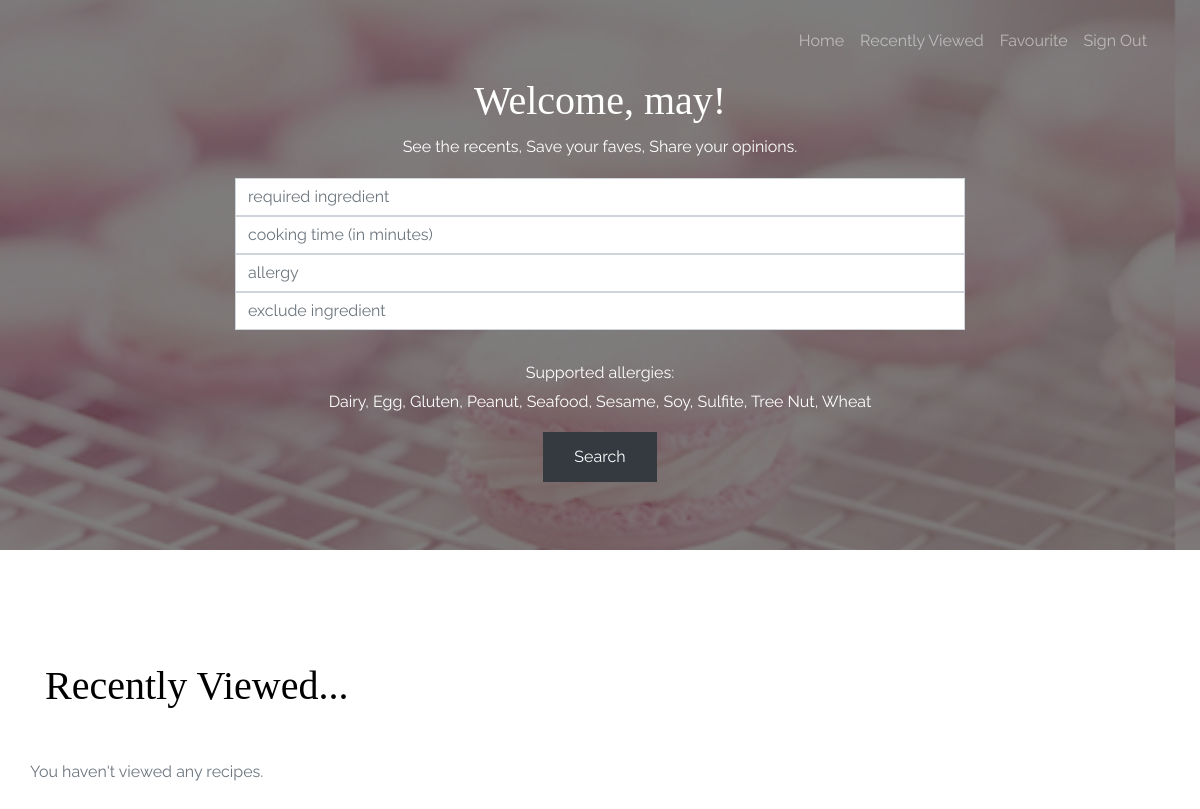
The page /dashboard/ (signed in) on the database as committed earlier.
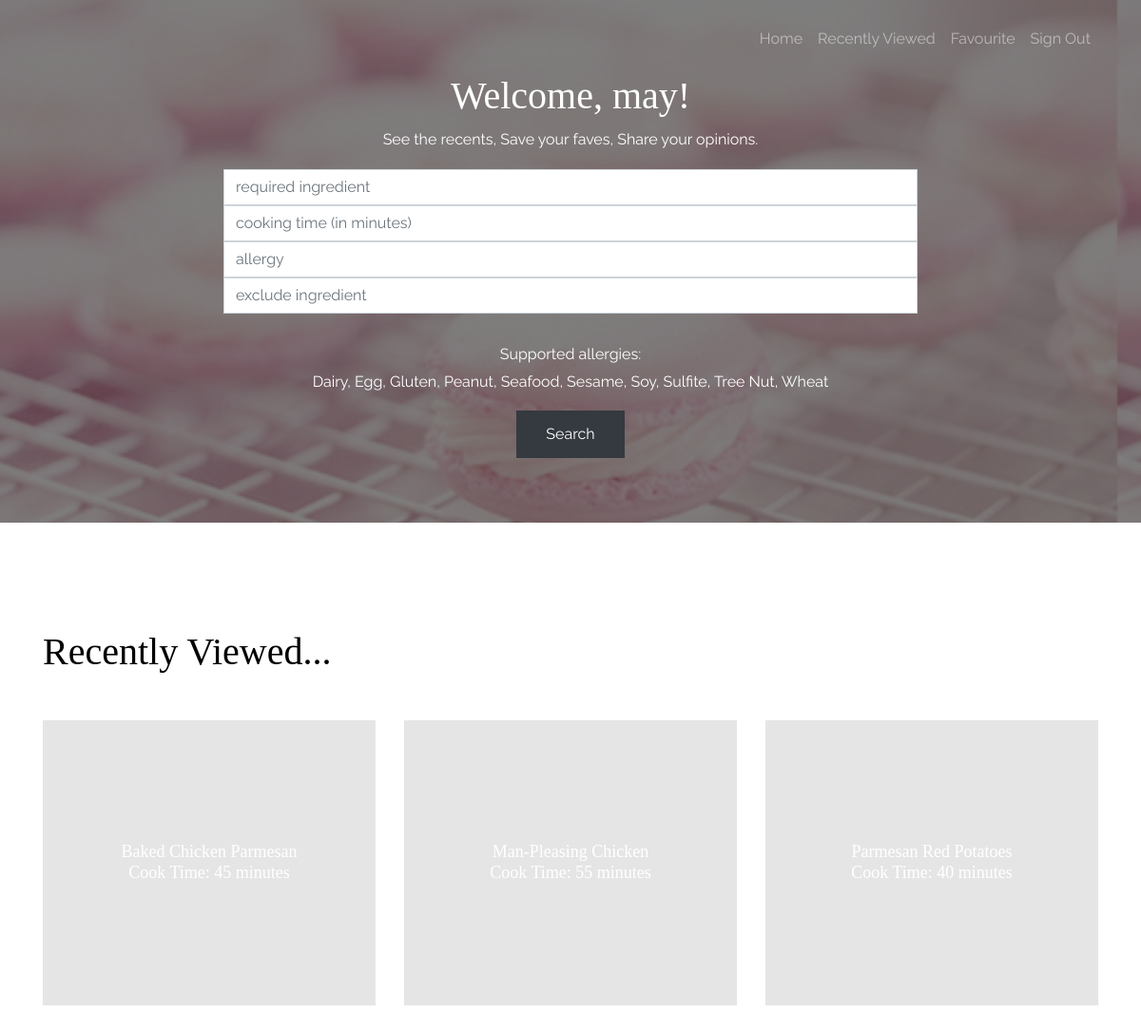
The same page on the database as committed later.
### declarative.py (models this page shows)
class Api(Base):
    __tablename__ = 'API'
    id = Column(String(100), primary_key=True) #id of recipe
    name = Column(String(50), nullable=False)
    image = Column(String(200), nullable=False)
    time = Column(Integer, nullable=False)
    rate = Column(Float) #actually rate
    total_count = Column(Integer) #value
    total = Column(Integer) #number of users have rated

### routes.py (the view, shortened to what this page needs)
@app.route('/dashboard/', methods=['GET', 'POST'])
@login_required
def dashboard():
	if roles.login_role == 1:
		fav_recipes = SS.get_fav_recipes_for(current_user.id)
		rec_recipes = SS.get_recently_for(current_user.id)
		return render_template('user.html', user=current_user.id, fav=fav_recipes, rec=rec_recipes)
	else:
		return render_template('401.html')

### RecipeSystem.py (called while the page is built)
    def get_fav_recipes_for(self, user):
        try:
            all_recipes = []
            result = self.session.query(Favourite).filter(Favourite.user_id==user).all()
            for i in result:
                rec_id = i.api_id
                recipe = self.session.query(Api).filter(Api.id==rec_id).first()
                d = {"id":recipe.id, "name":recipe.name, "image":recipe.image, "time":recipe.time}
                all_recipes.append(d)
            return all_recipes
        except:
            print("Can't find user")
            pass

### authenticate.py (called while the page is built)
def get_user(user_id):
	return Login(user_id)

@login_manager.user_loader
def load_user(user_id):
	user = get_user(user_id)
	return user

### templates/user.html (shortened to what the changed rows need)
<!doctype html>
<html lang="en">
  <head>
    <link rel="stylesheet" href="{{url_for("static",filename="css/bootstrap.css")}}">
    <link rel="stylesheet" href="{{url_for("static",filename="css/animate.css")}}">
    <link rel="stylesheet" href="{{url_for("static",filename="css/owl.carousel.min.css")}}">
    <link rel="stylesheet" href="{{url_for("static",filename="fonts/ionicons/css/ionicons.min.css")}}">
    <link rel="stylesheet" href="{{url_for("static",filename="fonts/fontawesome/css/font-awesome.min.css")}}">
    <link rel="stylesheet" href="{{url_for("static",filename="css/style.css")}}">
  </head>
  <body>
    <section class="site-hero site-hero-innerpage overlay" data-stellar-background-ratio="0.5" style="background-image: url('/static/images/centre_image.jpg');">
      <div class="container">
        <div class="row align-items-center site-hero-inner justify-content-center">
          <div class="col-md-8 text-center">
            <div class="mb-5 element-animate">
              <br>
              <br>
              <h1>Welcome, {{ user }}!</h1>
            </div>
          </div>
        </div>
      </div>
    </section>
    <section class="slider-wrap site-section">
      <div class="container">
      <div class="mb-5 element-animate">
        <a href="{{ url_for('recent') }}"> <h1>Recently Viewed...</h1></a>
      </div>
      <div class="row">
        {% if rec %}
        {% for recipe in rec %}
        {% if loop.index <= 3 %}
        <div class="col-md-4 element-animate ">
          <a href = "{{ url_for('get_recipe', recipeID = recipe['id']) }}" class="img-bg" style="background-image: url({{recipe['image']}})">
            <div class="text">
              <h2>
                {{recipe['name']}} <br>
                Cook Time: {{(recipe['time']|int /60)|round|int}} minutes<br>
              </h2>
            </div>
          </a>
        </div>
        {% endif %}
        {% endfor %}
        {% else %}
        <p> You haven't viewed any recipes. </p>
        {% endif %}
      </div>
      </div>
    </section>
  </body>
</html>

Rows that differ between the two databases and show on the page:
now on this page (row unchanged): Api: name "Baked Chicken Parmesan", (recipe['time']|int/60)|round|int "45"
added Api: name "Man-Pleasing Chicken", (recipe['time']|int/60)|round|int "55"
added Api: name "Parmesan Red Potatoes", (recipe['time']|int/60)|round|int "40"
Other text that changed with them:
text no longer shown: "You haven't viewed any recipes."
